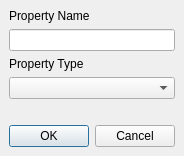
<ui version="4.0" >
 <class>qdesigner_internal::NewDynamicPropertyDialog</class>
 <widget class="QDialog" name="qdesigner_internal::NewDynamicPropertyDialog" >
  <property name="geometry" >
   <rect>
    <x>0</x>
    <y>0</y>
    <width>174</width>
    <height>156</height>
   </rect>
  </property>
  <property name="windowTitle" >
   <string>Create Dynamic Property</string>
  </property>
  <layout class="QVBoxLayout" >
   <property name="margin" >
    <number>9</number>
   </property>
   <property name="spacing" >
    <number>6</number>
   </property>
   <item>
    <widget class="QLabel" name="label" >
     <property name="sizePolicy" >
      <sizepolicy vsizetype="Fixed" hsizetype="Preferred" >
       <horstretch>0</horstretch>
       <verstretch>0</verstretch>
      </sizepolicy>
     </property>
     <property name="text" >
      <string>Property Name</string>
     </property>
    </widget>
   </item>
   <item>
    <widget class="QLineEdit" name="m_lineEdit" />
   </item>
   <item>
    <widget class="QLabel" name="label_2" >
     <property name="sizePolicy" >
      <sizepolicy vsizetype="Fixed" hsizetype="Preferred" >
       <horstretch>0</horstretch>
       <verstretch>0</verstretch>
      </sizepolicy>
     </property>
     <property name="text" >
      <string>Property Type</string>
     </property>
    </widget>
   </item>
   <item>
    <widget class="QComboBox" name="m_comboBox" />
   </item>
   <item>
    <spacer>
     <property name="orientation" >
      <enum>Qt::Vertical</enum>
     </property>
     <property name="sizeHint" >
      <size>
       <width>0</width>
       <height>40</height>
      </size>
     </property>
    </spacer>
   </item>
   <item>
    <widget class="QDialogButtonBox" name="m_buttonBox" >
     <property name="orientation" >
      <enum>Qt::Horizontal</enum>
     </property>
     <property name="standardButtons" >
      <set>QDialogButtonBox::Cancel|QDialogButtonBox::NoButton|QDialogButtonBox::Ok</set>
     </property>
     <property name="centerButtons" >
      <bool>false</bool>
     </property>
    </widget>
   </item>
  </layout>
 </widget>
 <resources/>
 <connections/>
</ui>
